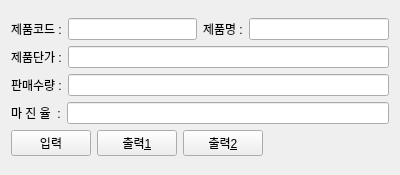
<?xml version="1.0" encoding="UTF-8"?>
<ui version="4.0">
 <class>Form</class>
 <widget class="QWidget" name="Form">
  <property name="geometry">
   <rect>
    <x>0</x>
    <y>0</y>
    <width>400</width>
    <height>175</height>
   </rect>
  </property>
  <property name="windowTitle">
   <string>Form</string>
  </property>
  <layout class="QGridLayout" name="gridLayout_2">
   <item row="0" column="0">
    <layout class="QGridLayout" name="gridLayout">
     <item row="0" column="0">
      <layout class="QVBoxLayout" name="verticalLayout">
       <item>
        <layout class="QHBoxLayout" name="horizontalLayout_6">
         <item>
          <layout class="QHBoxLayout" name="horizontalLayout">
           <item>
            <widget class="QLabel" name="lbl_code">
             <property name="text">
              <string>제품코드 :</string>
             </property>
            </widget>
           </item>
           <item>
            <widget class="QLineEdit" name="line_code"/>
           </item>
          </layout>
         </item>
         <item>
          <layout class="QHBoxLayout" name="horizontalLayout_2">
           <item>
            <widget class="QLabel" name="lbl_name">
             <property name="text">
              <string>제품명 :</string>
             </property>
            </widget>
           </item>
           <item>
            <widget class="QLineEdit" name="line_name"/>
           </item>
          </layout>
         </item>
        </layout>
       </item>
       <item>
        <layout class="QHBoxLayout" name="horizontalLayout_3">
         <item>
          <widget class="QLabel" name="lbl_price">
           <property name="text">
            <string>제품단가 :</string>
           </property>
          </widget>
         </item>
         <item>
          <widget class="QLineEdit" name="line_price"/>
         </item>
        </layout>
       </item>
       <item>
        <layout class="QHBoxLayout" name="horizontalLayout_4">
         <item>
          <widget class="QLabel" name="lbl_count">
           <property name="text">
            <string>판매수량 :</string>
           </property>
          </widget>
         </item>
         <item>
          <widget class="QLineEdit" name="line_count"/>
         </item>
        </layout>
       </item>
       <item>
        <layout class="QHBoxLayout" name="horizontalLayout_5">
         <item>
          <widget class="QLabel" name="lbl_margin">
           <property name="text">
            <string>마 진 율  :</string>
           </property>
          </widget>
         </item>
         <item>
          <widget class="QLineEdit" name="line_margin"/>
         </item>
        </layout>
       </item>
      </layout>
     </item>
     <item row="1" column="0">
      <layout class="QHBoxLayout" name="horizontalLayout_8">
       <item>
        <layout class="QHBoxLayout" name="horizontalLayout_7">
         <item>
          <widget class="QPushButton" name="btn_add">
           <property name="text">
            <string>입력</string>
           </property>
          </widget>
         </item>
         <item>
          <widget class="QPushButton" name="btn_sel1">
           <property name="text">
            <string>출력&amp;1</string>
           </property>
          </widget>
         </item>
         <item>
          <widget class="QPushButton" name="btn_sel2">
           <property name="text">
            <string>출력&amp;2</string>
           </property>
          </widget>
         </item>
        </layout>
       </item>
       <item>
        <spacer name="horizontalSpacer">
         <property name="orientation">
          <enum>Qt::Horizontal</enum>
         </property>
         <property name="sizeHint" stdset="0">
          <size>
           <width>40</width>
           <height>20</height>
          </size>
         </property>
        </spacer>
       </item>
      </layout>
     </item>
    </layout>
   </item>
  </layout>
 </widget>
 <resources/>
 <connections/>
</ui>
